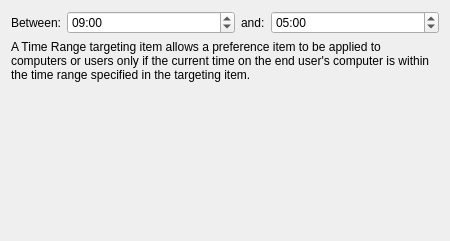
<?xml version="1.0" encoding="UTF-8"?>
<ui version="4.0">
 <class>TimeRangeWidget</class>
 <widget class="QWidget" name="TimeRangeWidget">
  <property name="geometry">
   <rect>
    <x>0</x>
    <y>0</y>
    <width>450</width>
    <height>241</height>
   </rect>
  </property>
  <property name="sizePolicy">
   <sizepolicy hsizetype="Maximum" vsizetype="Preferred">
    <horstretch>0</horstretch>
    <verstretch>0</verstretch>
   </sizepolicy>
  </property>
  <property name="minimumSize">
   <size>
    <width>450</width>
    <height>200</height>
   </size>
  </property>
  <property name="windowTitle">
   <string/>
  </property>
  <layout class="QGridLayout" name="gridLayout">
   <item row="0" column="0">
    <widget class="QLabel" name="minLabel">
     <property name="sizePolicy">
      <sizepolicy hsizetype="Maximum" vsizetype="Preferred">
       <horstretch>0</horstretch>
       <verstretch>0</verstretch>
      </sizepolicy>
     </property>
     <property name="text">
      <string>Between:</string>
     </property>
     <property name="buddy">
      <cstring>minTimeEdit</cstring>
     </property>
    </widget>
   </item>
   <item row="0" column="1">
    <widget class="QTimeEdit" name="minTimeEdit">
     <property name="displayFormat">
      <string>HH:mm</string>
     </property>
     <property name="time">
      <time>
       <hour>9</hour>
       <minute>0</minute>
       <second>0</second>
      </time>
     </property>
    </widget>
   </item>
   <item row="0" column="2">
    <widget class="QLabel" name="maxLabel">
     <property name="sizePolicy">
      <sizepolicy hsizetype="Maximum" vsizetype="Preferred">
       <horstretch>0</horstretch>
       <verstretch>0</verstretch>
      </sizepolicy>
     </property>
     <property name="text">
      <string>and:</string>
     </property>
     <property name="buddy">
      <cstring>maxTimeEdit</cstring>
     </property>
    </widget>
   </item>
   <item row="0" column="3">
    <widget class="QTimeEdit" name="maxTimeEdit">
     <property name="displayFormat">
      <string>HH:mm</string>
     </property>
     <property name="time">
      <time>
       <hour>5</hour>
       <minute>0</minute>
       <second>0</second>
      </time>
     </property>
    </widget>
   </item>
   <item row="1" column="0" colspan="4">
    <widget class="QLabel" name="label">
     <property name="text">
      <string>A Time Range targeting item allows a preference item to be applied to computers or users only if the current time on the end user's computer is within the time range specified in the targeting item.</string>
     </property>
     <property name="wordWrap">
      <bool>true</bool>
     </property>
    </widget>
   </item>
   <item row="2" column="0" colspan="4">
    <spacer name="verticalSpacer">
     <property name="orientation">
      <enum>Qt::Vertical</enum>
     </property>
     <property name="sizeHint" stdset="0">
      <size>
       <width>558</width>
       <height>137</height>
      </size>
     </property>
    </spacer>
   </item>
  </layout>
 </widget>
 <resources/>
 <connections/>
</ui>
